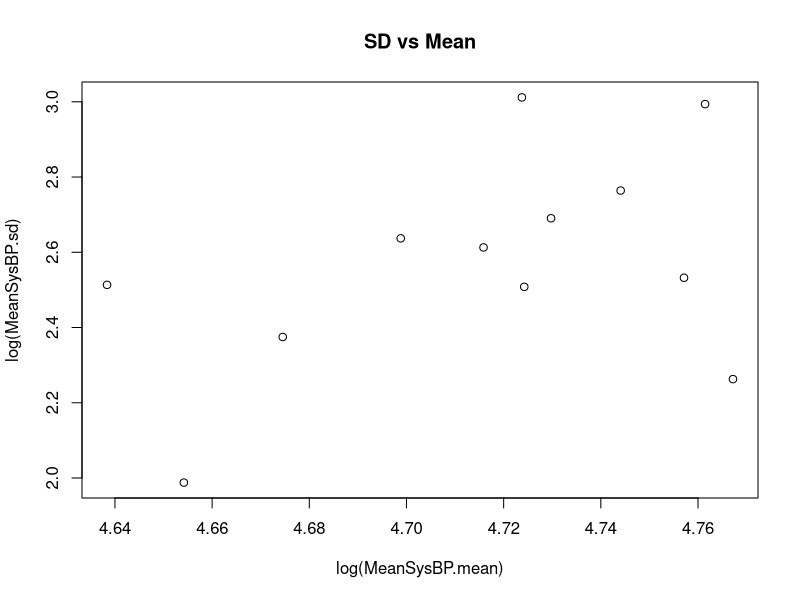
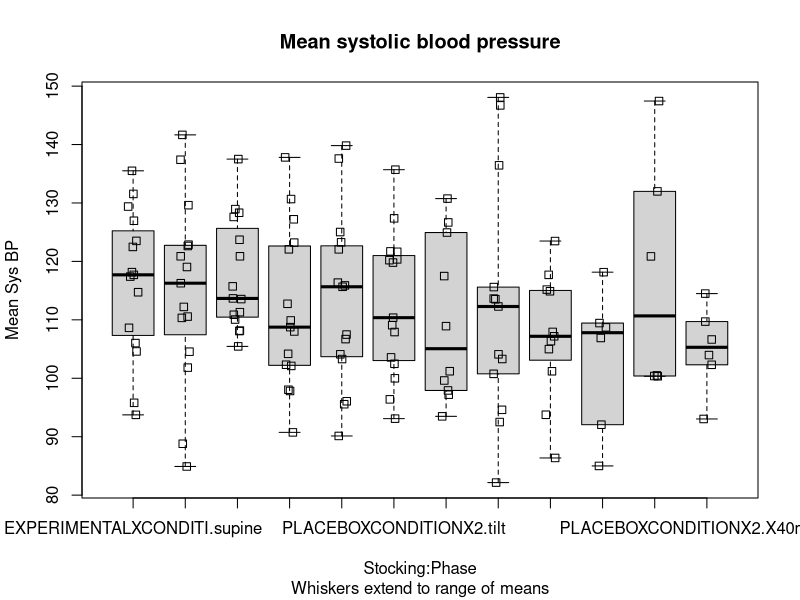
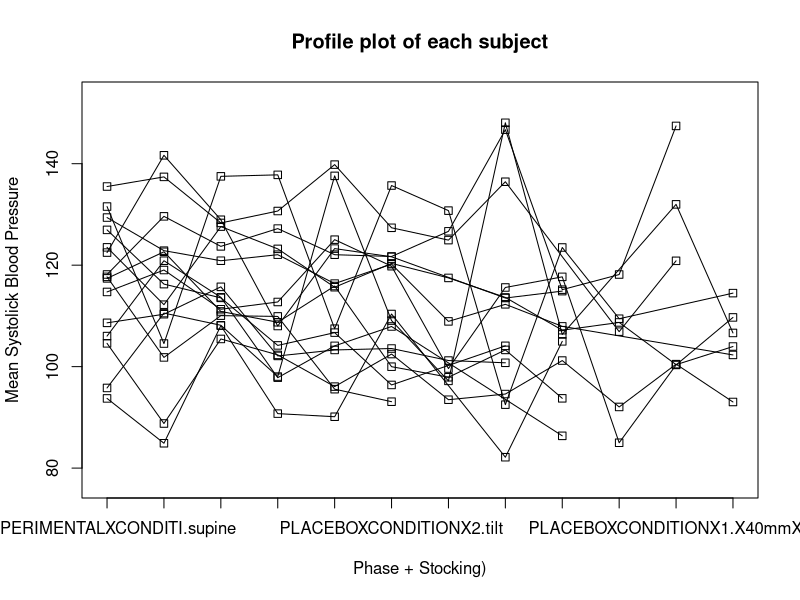

Reproduce these figures in R, in order. (Note: this script raises an error after producing the figures.)
# Systolic Blood Pressure under a Stocking of conditions.
# Dataset from Claire Protheroe, BPK.
# Split-plot with main plots in blocks; pseudo-replication at sub-plot level
#   and missing data at the sub-plot level
# 2013-03-13 CJS First edition
   
# The file includes data for systolic blood pressure measures in 
# three different tests. The fifteen subjects took part in all three tests 
# so we have a paired data set. However, for each individual, some tests were 
# longer than others, so there are different numbers of data points for 
# each individual for each of the three tests.


# Lines starting with ##---part001b; or ##---part001e; bracket the source 
# line for inclusion by LaTex and usually are not coded.


options(useFancyQuotes=FALSE) # renders summary output corrects
options(error = expression(NULL))  # let the script run in batch even if error detected


# Read in the data
##---part000b;
sink('SystolicBloodPressure-R-000.txt', split=TRUE)
in.sysbp <- read.csv('SystolicBloodPressure.csv', header=TRUE)
in.sysbp$Subject   <- factor(in.sysbp$Subject)
in.sysbp$Stocking  <- factor(in.sysbp$Stocking)
in.sysbp$Time      <- factor(in.sysbp$Time)
in.sysbp$Phase     <- factor(in.sysbp$Phase)
cat('*** Part of the raw data *** \n\n')
in.sysbp[1:5,]
##---part000e;
sink()

sink('SystolicBloodPressure-R-000-exclude.txt', split=TRUE)
##---part000-excludeb;
# Drop some phases that do not have good data
cat("Dimensions of data BEFORE exclusions: ",dim(in.sysbp), "\n")
in.sysbp <- in.sysbp[! grepl('-60',in.sysbp$Phase),]
cat("Dimensions of data AFTER exclusions: ",dim(in.sysbp), "\n")


# Notice that now the Phase factor has an extra level (the -60 level) that causes
# problems in future analyses. We need to drop unused levels by doing another factor() command ... sigh...
in.sysbp$Subject   <- factor(in.sysbp$Subject)
in.sysbp$Stocking <- factor(in.sysbp$Stocking)
in.sysbp$Time      <- factor(in.sysbp$Time)
in.sysbp$Phase     <- factor(in.sysbp$Phase)


# Average over the pseudoreplicates
library(doBy)
sysbp <- summaryBy( SysBP ~ Stocking +  Phase + Subject, data=in.sysbp)
names(sysbp)[names(sysbp)=="SysBP.mean"] <- 'MeanSysBP'
cat("Average over the pseudoreplicates\n")
sysbp[1:5,]
#dim(sysbp)
##---part000-excludee;
sink()


# We need to remove blanks and periods and - signs from level names as this causes problems 
# later on in the cld() functions - sigh..R is free but not cheap
# See http://stats.stackexchange.com/questions/31547/
#     how-to-obtain-the-results-of-a-tukey-hsd-post-hoc-test-in-a-table-showing-groupe
sysbp$Stocking <- factor(chartr(" -", "XX", sysbp$Stocking))
sysbp$Phase     <- factor(chartr(" -", "XX", sysbp$Phase))
sysbp$Subject   <- factor(chartr(" -", "XX", sysbp$Subject))
sysbp$Trt       <- with(sysbp, interaction(Stocking,Phase))
str(sysbp)


# Get side by side dot plots for each treatment
# Get side-by-side dot plots
png(file="SystolicBloodPressure-R-001.png")  # send the plot to a png file
##---part001b;
boxplot( MeanSysBP ~ Stocking:Phase, data=sysbp, range=0,
   notch=FALSE, # helps to compare pop means
   main="Mean systolic blood pressure", 
   sub='Whiskers extend to range of means',
   xlab='Stocking:Phase', ylab='Mean Sys BP')

stripchart(MeanSysBP ~ Stocking:Phase, data=sysbp, add=TRUE, 
     vertical=TRUE, method="jitter", jitter=.1)
##---part001e;
dev.off()

# There is no easy easy way to make a nice report showing summary
# statistics by group in R unless you install some of the packages
# such as the doBy package.
# Compute some summary statistics for each group
sink('SystolicBloodPressure-R-002.txt', split=TRUE)
##---part002b;
library(doBy)
# We don't compute standard errors because design is NOT a CRD
report<- summaryBy(MeanSysBP ~ Stocking+Phase, data=sysbp, FUN=c(length,mean,sd))
cat("*** Summary of raw means and standard deviations *** \n\n")
report
##---part002e;
sink()

# Plot the std deviation vs the mean to see a transformation is needed
with(report, plot(log(MeanSysBP.mean),log(MeanSysBP.sd), main='SD vs Mean'))
# There is osme evidence of a increase in the SD with the mean, but it doesn't
# appear to be too serious


png(file='SystolicBloodPressure-R-003-profile-subject.png')
##---part003-profile-subjectb;
stripchart( MeanSysBP ~ Trt, data=sysbp, vertical=TRUE,
      main='Profile plot of each subject', ylim=range(sysbp$MeanSysBP)+c(-5, 5),
      xlab='Phase + Stocking)', ylab='Mean Systolick Blood Pressure')
invisible(lapply(split(sysbp, sysbp$Subject), 
          function(x){x <- x[order(x$Trt),];lines(x$Trt, x$MeanSysBP)}))
##---part003-profile-subjecte;
dev.off()






#------------------------------------------------------------------------------------
# Classical analysis using aov() function
sink('SystolicBloodPressure-R-010.txt', split=TRUE)
##---part010b;
sysbp.fit.aov <- aov( MeanSysBP ~ Phase * Stocking + Error(Subject/Stocking), data = sysbp)
cat("*** Results from classic aov() fit to the design ***\n\n")
summary(sysbp.fit.aov)
##---part010e;
sink()






#---------------------------------------------------------------------------------------
# Now for the analysis using lme in the nlme package

##---part020b;
library(nlme)
# Check that all relevant variables are factors
str(sysbp)
sysbp.fit <- lme(fixed=MeanSysBP ~ Stocking + Phase + Stocking:Phase,
     random=~ 1 | Subject / Stocking,
     data=sysbp)
##---part020e;

sink('SystolicBloodPressure-R-021.txt', split=TRUE)
##---part021b;     
# Get the tests for Fixed effects.
# These are conditional on the variance component estimates
# See https://stat.ethz.ch/pipermail/r-help/2006-May/094765.html
# for details.
cat("*** Tests for fixed effects from lme(). ***\n",
    "    These are conditional on the variance component estimates ***\n\n")
anova(sysbp.fit)
##---part021e;
sink()

sink('SystolicBloodPressure-R-022.txt', split=TRUE)
##---part022b;
# Get the estimates of the variance components
cat("*** Estimates of variance components (and other stuff) ***\n\n")
summary(sysbp.fit)
nlme::VarCorr(sysbp.fit)  # Need to override lmer() VarCOrr
##---part022e;
sink()

sink('SystolicBloodPressure-R-023.txt', split=TRUE)
##---part023b;
# Get the lsmeans for each level using the doBy package=, except it doesn't work
# with the interaction effect.

library(doBy)
popMeans(sysbp.fit, effect="Phase")
popMeans(sysbp.fit, effect="Stocking")
popMeans(sysbp.fit, effect="Stocking:Phase")  # This doesn't work = groan 


# We load the lsmeans package. It does the lsmeans for lme objects
# but the df is NOT specified (groan) and you need to specify by hand
library(lsmeans)
lsmeans(sysbp.fit,   list(~Stocking))
lsmeans(sysbp.fit,   list(~Phase))
lsmeans(sysbp.fit,   list(~Stocking:Phase))

# Now for the comparisons between all pairs of lsmeans
# Again notice that df are not automatically computed and you must specify by hand
# This is the df for denominators for F tests of main effects, but is
# difficult to specify for interaction terms.
# Notice that if you use the same functions with lmer() it will compute
# the df using the KR approximation.
lsmeans(sysbp.fit,   list(pairwise~Stocking), adjust="none" ) # No adjustment for MC
lsmeans(sysbp.fit,   list(pairwise~Stocking), adjust="tukey") # no df computed
lsmeans(sysbp.fit,   list(pairwise~Stocking), adjust="tukey", glhargs=list(df=30))
lsmeans(sysbp.fit,   list(pairwise~Phase),     adjust="tukey", glhargs=list(df=90))
lsmeans(sysbp.fit,   list(pairwise~Stocking:Phase), adjust="tukey", glhargs=list(df=90))
sink()


png('SystolicBloodPressure-R-025.png')
sink('SystolicBloodPressure-R-025.txt', split=TRUE)
##---part025b;
# Multiple comparisons for each of the main effects and the interactions.
# Notice that you need to "average" over interactions when comparing main effects
# and that the default method is to use infinite degrees of freedom.
# If you know the df for the contrast, you should specify it.
# This may be difficult to determine in advance and varies depending on the effect being tested
# so BE CAREFUL!

library(multcomp)
cat("*** Multiple comparison for Phases *** \n",
    "    but with infinite degrees of freedom *** \n\n")
Phase.mc <-glht(sysbp.fit, linfct=mcp(Phase="Tukey", interaction_average=TRUE) )
summary(Phase.mc) 
confint(Phase.mc)


cat("*** Multiple comparison for Phases ***\n",
    "    but with correct degrees of freedom *** \n\n")
Phase.mc <-glht(sysbp.fit, linfct=mcp(Phase="Tukey", interaction_average=TRUE), df=90 )
summary(Phase.mc) 
confint(Phase.mc)
plot(Phase.mc)

# compact letter display (the joined line plots)
Phase.mc.cld <- cld(Phase.mc)
Phase.mc.cld

##---part025e;
sink()
dev.off()

png('SystolicBloodPressure-R-026.png')
sink('SystolicBloodPressure-R-026.txt', split=TRUE)
##---part026b;
Stocking.mc <- glht(sysbp.fit, linfct=mcp(Stocking="Tukey",interaction_average=TRUE),df=30)
cat("*** Multiple comparions for Stocking ***\n",
    "    with correct df \n\n")
summary(Stocking.mc)
confint(Stocking.mc)
plot(Stocking.mc)

Stocking.mc.cld <- cld(Stocking.mc)
Stocking.mc.cld
##---part026e;
sink()
dev.off()


sink('SystolicBloodPressure-R-027.txt', split=TRUE)
##---part027b;
# In order to get the MCP on the Stocking:Phase combinations, we need to refit
# The model using a pseudofactor
sysbp$TP <- interaction(sysbp$Stocking, sysbp$Phase)
sysbp.fit2 <- lme(fixed=MeanSysBP ~ TP,
     random=~ 1 | Subject / Stocking,
     data=sysbp)
anova(sysbp.fit2)
summary(sysbp.fit2)
##---part027e;
sink()

png('SystolicBloodPressure-R-027b.png')
sink('SystolicBloodPressure-R-027b.txt', split=TRUE)
##---part027bb;
# Note the different standard errors for the comparison depending if the comparison
# is between Stocking:Phase combinations within or outside the same subject.
# There is no easy way to determine the df for some of the comparisons and they differ depending
# if the comparison is inter- or intra-subject. To be safe, we will use the smaller df corresponding
# to inter-subjectk comparisons () which needs to be done by hand (or look at the SAS output)
Stocking.Phase.mc <- glht(sysbp.fit2, linfct=mcp(TP="Tukey"), df=90)

cat("*** Multiple comparisons for Stocking:Phase ***\n",
    "    The df are not easily determined as they vary if these are\n",
    "    intra- or inter-subject comparisons. Use a conservative value\n\n")
summary(Stocking.Phase.mc)
confint(Stocking.Phase.mc)
plot(Stocking.Phase.mc)

Stocking.Phase.mc.cld <- cld(Stocking.Phase.mc)
Stocking.Phase.mc.cld
##---part027be;
sink()
dev.off()

png('SystolicBloodPressure-R-028.png')
##---part028b;
# get the residual plot and normal probability plot
# Because these are trellis graphs, you must create the objects and then use
# the print command to position them in the proper locations

plot1 <- qqnorm(sysbp.fit)
plot2 <- plot(sysbp.fit, main="Residual plot")
plot3 <- plot(sysbp.fit, MeanSysBP ~ fitted(.), abline=c(0,1),
   main="Observed vs Predicted")
print(plot1, position=c(0,.5,.5, 1), more=TRUE)
print(plot2, position=c(0, 0,.5, .5), more=TRUE)
print(plot3, position=c(.5,0, 1, .5))
##---part028e;
dev.off()






###-------------------------- Using lmer() function  ------------------
# The lmer() function provides a much simple way to specify 
# models with random effect. HOWEVER, the ordinary lmer() function
# does NOT produce p-values.
# See https://stat.ethz.ch/pipermail/r-help/2006-May/094765.html
#     for details on why LMER does NOT produce p-values.
# Also see http://glmm.wikidot.com/faq for further information.

# Fortunately, the lmerTest package has recently been produced which 
# adds p-values based on a Satterthaite approximation 
#
# You may nave to detach all packages and reload packages as there are name conflicts
# among the packages
#

names(sessionInfo()$otherPkgs) 
detach(package:nlme)  # it interferes with lmerTest
detach(package:lsmeans) # it interferes also with lmerTest
library(lmerTest)  # computed p-values for lmer() calls - hurrah


# Check that all relevant variables are factors
str(sysbp)

##---part300b;
sysbp.fit.lmerTest <- lmer(MeanSysBP ~ Stocking + Phase + Stocking:Phase +
     (1 | Subject) + (1 | Subject:Stocking),
     data=sysbp)
##---part300e;
# This could also be specified using the Subject / Stocking syntax for the random effects
# and you get the identical model, i.e.
#sysbp.fit.lmer <- lmer(MeanSysBP ~ Stocking + Phase + Stocking:Phase +
#     (1 | Subject / Stocking), data=sysbp)


sink('SystolicBloodPressure-R-310.txt', split=TRUE)
##---part310b;
# Get the ANOVA table to test for fixed effects
cat("Test for fixed effects using the Satterthwaite approximate\n")
anova(sysbp.fit.lmerTest)  # uses Satterhwaite approximation
cat("\n\nTest for fixed effects using the Kenward-Roger approximate\n")
anova(sysbp.fit.lmerTest, ddf="Kenward-Roger")
cat("\n\nThe default output from lmer doesn't have p-values\n")
anova(sysbp.fit.lmerTest, ddf="lme4")        # the table from the original lmer() without p-values.
##---part310e;
sink()


# Summary table
summary(sysbp.fit.lmerTest)

# Notice that the lmerTest package and the lsmeans package BOTH provide lsmeans()
# functions so you have to be careful that you get the correct function!
lmerTest::lsmeans(sysbp.fit.lmerTest, test.eff='Stocking')
lmerTest::lsmeans(sysbp.fit.lmerTest, test.eff='Phase')
lmerTest::lsmeans(sysbp.fit.lmerTest, test.eff='Stocking:Phase') # LOTS of output!

plot(lmerTest::lsmeans(sysbp.fit.lmerTest, test.eff="Stocking"))
par(mfrow = c(1, 1))  # force the previous plot to show; don't know why needed

plot(lmerTest::lsmeans(sysbp.fit.lmerTest, test.eff="Phase"))
par(mfrow = c(1, 1))  # force the previous plot to show; don't know why needed

plot(lmerTest::lsmeans(sysbp.fit.lmerTest, test.eff="Stocking:Phase"))
par(mfrow = c(1, 1))  # force the previous plot to show; don't know why needed



# Estimate the difference in the lsmeans. Notice that NO adjustment has been made
# for multiple comparisions, i.e. no Tukey adjustment
diff.Stocking <- lmerTest::difflsmeans(sysbp.fit.lmerTest, test.eff="Stocking")
print(diff.Stocking)
plot(diff.Stocking)
par(mfrow = c(1, 1))  # force the previous plot to show; don't know why needed


diff.Phase <- lmerTest::difflsmeans(sysbp.fit.lmerTest, test.eff="Phase")
print(diff.Phase)
plot(diff.Phase)
par(mfrow = c(1, 1))  # force the previous plot to show; don't know why needed


# Note the different standard errors for the comparison of Stocking:Phase terms depending if the comparison
# is between Stocking:Phase combinations within or outside the same subject.

diff.Stocking.Phase <- lmerTest::difflsmeans(sysbp.fit.lmerTest, test.eff="Stocking:Phase")
#print(diff.Stocking.Phase) # LOTS of output -- too much to print here
plot(diff.Stocking.Phase)
par(mfrow = c(1, 1))  # force the previous plot to show; don't know why needed




# The lsmeans() package also does these types of comparisons
# Now it computes the approximate df using the KR approximation - hurrah
# You have to be careful to detach some of the earlier packages because of name conflicts
# There is no compact letter display though and no plotting method for its output - bummer

names(sessionInfo()$otherPkgs) 
detach(package:lmerTest) # go back to regular lmer
library(lme4)

# We need to refit WITHOUT lmerTest so that the class of the package is correct
sysbp.fit.lmer <- lme4::lmer(MeanSysBP ~ Stocking + Phase + Stocking:Phase +
     (1 | Subject) + (1 | Subject:Stocking),
     data=sysbp)

library(lsmeans) 
#


lsmeans::lsmeans(sysbp.fit.lmer,   list(pairwise~Stocking), adjust="none") 
diff.Stocking2 <- lsmeans::lsmeans(sysbp.fit.lmer,   list(pairwise~Stocking), adjust="tukey")

sink('SystolicBloodPressure-R-331-phase.txt', split=TRUE)
##---part331-phaseb;
lsmeans::lsmeans(sysbp.fit.lmer,   list(pairwise~Phase),   adjust="tukey")
##---part331-phasee;
sink()
diff.Phase2 <- lsmeans::lsmeans(sysbp.fit.lmer,   list(pairwise~Phase),   adjust="tukey") #get the df for later



#lsmeans::lsmeans(sysbp.fit.lmer,   list(pairwise~Stocking:Phase), adjust="tukey")


# Multiple comparisons using MULTCOMP

# Multiple comparisons for each of the main effects and the interactions.
# Notice that you need to "average" over interactions when comparing main effects
# and that the default method is to use infinite degrees of freedom.
# If you know the df for the contrast, you should specify it.
# This may be difficult to determine in advance and varies depending on the effect being tested
# so BE CAREFUL!


library(multcomp)
cat("*** Multiple comparison for Phases *** \n",
    "    but with infinite degrees of freedom *** \n\n")
Phase.mc <-glht(sysbp.fit.lmer, linfct=mcp(Phase="Tukey", interaction_average=TRUE) )
summary(Phase.mc) 
confint(Phase.mc)

sink('SystolicBloodPressure-R-331-phase-cld.txt', split=TRUE)
##---part331-phase-cldb;
cat("*** Multiple comparison for Phases ***\n",
    "    but with correct degrees of freedom *** \n\n")
Phase.mc <-glht(sysbp.fit.lmer, linfct=mcp(Phase="Tukey", interaction_average=TRUE), 
                df=min(round(diff.Phase2$"Phase pairwise differences"$df[1])))
summary(Phase.mc) 
confint(Phase.mc)
plot(Phase.mc)

# compact letter display (the joined line plots)
Phase.mc.cld <- cld(Phase.mc)
Phase.mc.cld
##---part331-phase-clde;
sink()


Stocking.mc <- glht(sysbp.fit.lmer, linfct=mcp(Stocking="Tukey",interaction_average=TRUE),
                    df=min(round(diff.Stocking2$"Stocking pairwise differences"$df[1])))
cat("*** Multiple comparions for Stocking ***\n",
    "    with correct df \n\n")
summary(Stocking.mc)
confint(Stocking.mc)
plot(Stocking.mc)

Stocking.mc.cld <- cld(Stocking.mc)
Stocking.mc.cld


# In order to get the MCP on the Stocking:Phase combinations, we need to refit
# The model using a pseudofactor
sysbp$TP <- interaction(sysbp$Stocking, sysbp$Phase)
sysbp.fit.lmer2 <- lmer(MeanSysBP ~ -1 + TP + (1 | Subject) + (1 | Subject:Stocking),
     data=sysbp)
anova(sysbp.fit.lmer2, data=sysbp)
summary(sysbp.fit.lmer2)


# Note the different standard errors for the comparison depending if the comparison
# is between Stocking:Phase combinations within or outside the same subject.
# There is no easy way to determine the df for some of the comparisons and they differ depending
# if the comparison is inter- or intra-subject. To be safe, we will use the smaller df corresponding
# to inter-subject comparisons () which needs to be done by hand (or look at the SAS output)

Stocking.Phase.mc <- glht(sysbp.fit.lmer2, linfct=mcp(TP="Tukey"), df=90)

cat("*** Multiple comparisons for Stocking:Phase ***\n",
    "    The df are not easily determined as they vary if these are\n",
    "    intra- or inter-subject comparisons. Use a conservative value\n\n")
summary(Stocking.Phase.mc)
confint(Stocking.Phase.mc)
plot(Stocking.Phase.mc)

Stocking.Phase.mc.cld <- cld(Stocking.Phase.mc)
Stocking.Phase.mc.cld





# Extract the variance components
vc <- VarCorr(sysbp.fit.lmer)
as.matrix(vc)

# Or look at the slots directly
slotNames(summary(sysbp.fit.lmer))
data.frame(summary(sysbp.fit.lmer)@REmat)



png(file="SystolicBloodPressure-R-500-diagnostics.png")
##---part500-diagnosticsb;
# diagnostic plots.
# get the residual plot and normal probability plot

layout(matrix(1:4, 2,2))
qqnorm(resid(sysbp.fit.lmer),main="Q-Q plot for residuals")

plot(resid(sysbp.fit.lmer) ~ fitted(sysbp.fit.lmer),main="residual plot")
abline(h=0)

qqnorm(ranef(sysbp.fit.lmer)$Subject$"(Intercept)", main="Q-Q plot for the random BLOCK effect" )
qqnorm(ranef(sysbp.fit.lmer)$'Subject:Stocking'$"(Intercept)", main="Q-Q plot for the random Subject:Stocking  effect" )
par(mfrow = c(1, 1))  # force the previous plot to show; don't know why needed
##---part500-diagnosticse;
dev.off()
